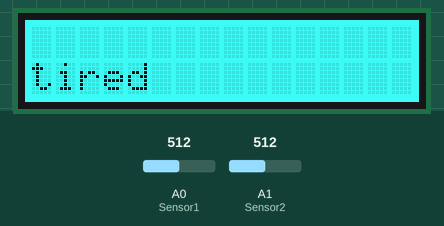
Recording of a sketch running on a simulated Arduino Uno, built with avr-gcc and run on an emulated ATmega328P. Parts: 16×2 character LCD. Inputs (shaded band) come from the test bench; at power-on: A0 (Sensor1) = 512, A1 (Sensor2) = 512. What the sketch prints to the serial monitor is not drawn.

Above: at 1.2 s.
1.3 s: A0 (Sensor1) set to 716
At 2.6 s:
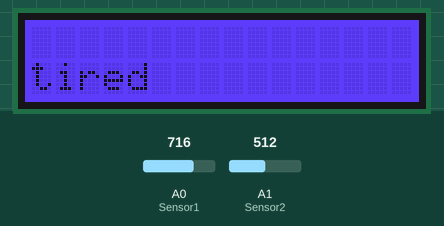
2.9 s: A1 (Sensor2) set to 716
At 4.1 s:
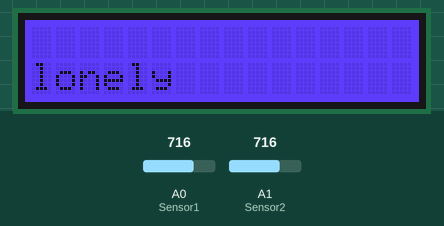
4.4 s: A0 (Sensor1) set to 900
At 5.3 s:
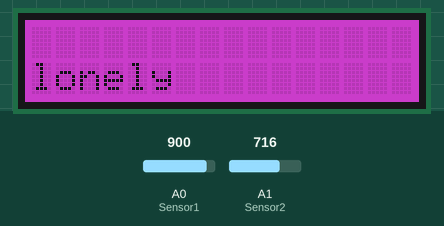
6.0 s: A1 (Sensor2) set to 900
At 6.4 s:
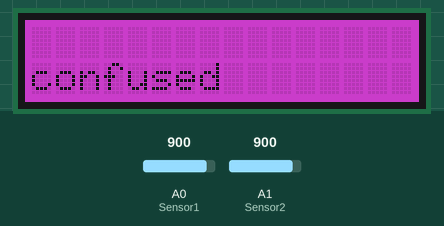
7.5 s: A0 (Sensor1) set to 1023
At 8.2 s:
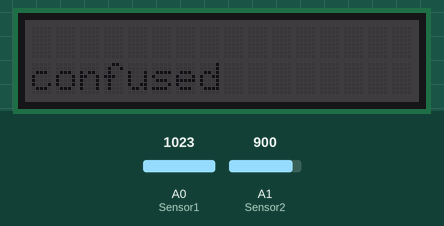
9.0 s: A1 (Sensor2) set to 1023
At 9.9 s:
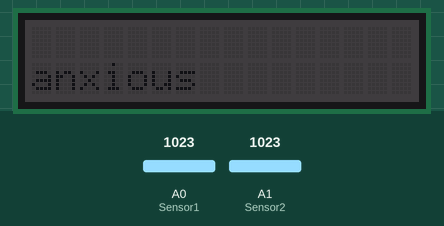
Timing chart, 0 to 11.5 s (numbered marks = the images above; inputs shaded):
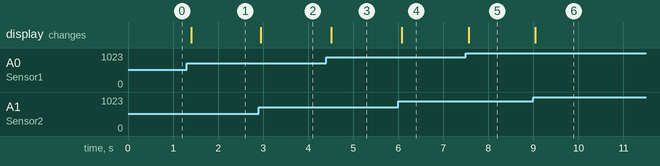

Measured:
- after the input at 1.3 s, the display: changes after 0.10 s (image 1)
- after the input at 2.9 s, the display: changes after 0.05 s (image 2)
- after the input at 4.4 s, the display: changes after 0.11 s (image 3)
- after the input at 6.0 s, the display: changes after 0.08 s (image 4)
- after the input at 7.5 s, the display: changes after 0.06 s (image 5)
- after the input at 9.0 s, the display: changes at once (image 6)

The sketch:

Color_Controller.ino
```cpp
#include <rgb_lcd.h>

  /******************************************************************************/
    /*macro definitions of Rotary angle sensor and LED pin*/
    #include <Wire.h>
    #include "rgb_lcd.h"
    #define Sensor1 A0
    #define Sensor2 A1
    #define ADC_REF 5//reference voltage of ADC is 5v.If the Vcc switch on the seeeduino
                     //board switches to 3V3, the ADC_REF should be 3.3
    #define GROVE_VCC 5//VCC of the grove interface is normally 5v
    #define FULL_ANGLE 300//full value of the rotary angle is 300 degrees
    rgb_lcd lcd;
    int degrees1;
    int degrees2;

    void setup()
    {
        Serial.begin(9600);
        //pinMode(ROTARY_ANGLE_SENSOR, INPUT);
        //pinMode("rgb_lcd.h", OUTPUT);
        lcd.begin(16, 2);
        lcd.setRGB(0,0,0);

    }

    void loop()
    {
        lcd.setCursor(0, 1);

        degrees1 = getDegree1();
        Serial.println(degrees1);
        degrees2 = getDegree2();


        int converter = 255/50;


        if (degrees1 <= 50){
          changeColor(255, converter*degrees1, 0);
        }

        else if (degrees1 >= 50 and degrees1 <= 100){
          changeColor(255-converter*(degrees1-50), 255, 0);
        }

        else if (degrees1 >= 100 and degrees1 <=150){
          changeColor(0, 255, converter*(degrees1-100));
        }

        else if (degrees1 >= 150 and degrees1 <=200){
          changeColor(0, 255-converter*(degrees1-150), 255);
        }

        else if (degrees1 >= 200 and degrees1 <=250){
          changeColor(converter*(degrees1-200), 0, 255);
        }

        else if (degrees1 >= 250 and degrees1 <=300){
          changeColor(255-converter*(degrees1-250), 0, 255- converter*(degrees1-250));
        }
//////////////////////////////////////////////////////////

         if (degrees2 <= 30){
          lcd.print("energized");
        }

//        else if (degrees2 >= 20 and degrees2 <= 40){
//          lcd.print("excited  ");
//        }

        else if (degrees2 > 30 and degrees2 <=60){
          lcd.print("hopeful   ");
        }

        else if (degrees2 > 30 and degrees2 <=60){
          lcd.print("proud      ");
        }

        else if (degrees2 > 60 and degrees2 <=90){
          lcd.print("relaxed      ");
        }

//        else if (degrees2 >= 100 and degrees2 <=120){
//          lcd.print("thankful   ");
//        }

        else if (degrees2 > 90 and degrees2<= 120){
          lcd.print("loving     ");
        }

        else if (degrees2 > 120 and degrees2 <= 150){
          lcd.print("tired     ");
        }

        else if (degrees2 > 150 and degrees2 <=180){
          lcd.print("bored    ");
        }

        else if (degrees2 > 180 and degrees2 <=210){
          lcd.print("lonely     ");
        }

        else if (degrees2 > 210 and degrees2 <=240){
          lcd.print("frustrated      ");
        }

//        else if (degrees2 >= 240 and degrees2 <=260){
//          lcd.print("irritated     ");
//        }

        else if (degrees2 > 240 and degrees2 <=270){
          lcd.print("confused      ");
        }

        else if (degrees2 > 270 and degrees2 <=300){
          lcd.print("anxious    ");
        }
        delay(100);
    }

    /*PWM control brightness                        */
    /*If brightness is 0,the LED is off.            */
    /*The Greater the brightness, the brighter the LED.*/
    /*The range of brightness is 0~255              */

    void changeColor(int r, int g, int b)
    {
        lcd.setRGB(r,g,b);
    }

    /************************************************************************/
    /*Function: Get the angle between the mark and the starting position    */
    /*Parameter:-void                                                       */
    /*Return:   -int,the range of degrees is 0~300                          */
    int getDegree1()
    {
        int sensor_value = analogRead(Sensor1);
        float voltage;
        voltage = (float)sensor_value*ADC_REF/1023;
        float degrees = (voltage*FULL_ANGLE)/GROVE_VCC;
        return degrees;
    }

    int getDegree2()
    {
        int sensor_value = analogRead(Sensor2);
        float voltage;
        voltage = (float)sensor_value*ADC_REF/1023;
        float degrees = (voltage*FULL_ANGLE)/GROVE_VCC;
        return degrees;
    }
```
